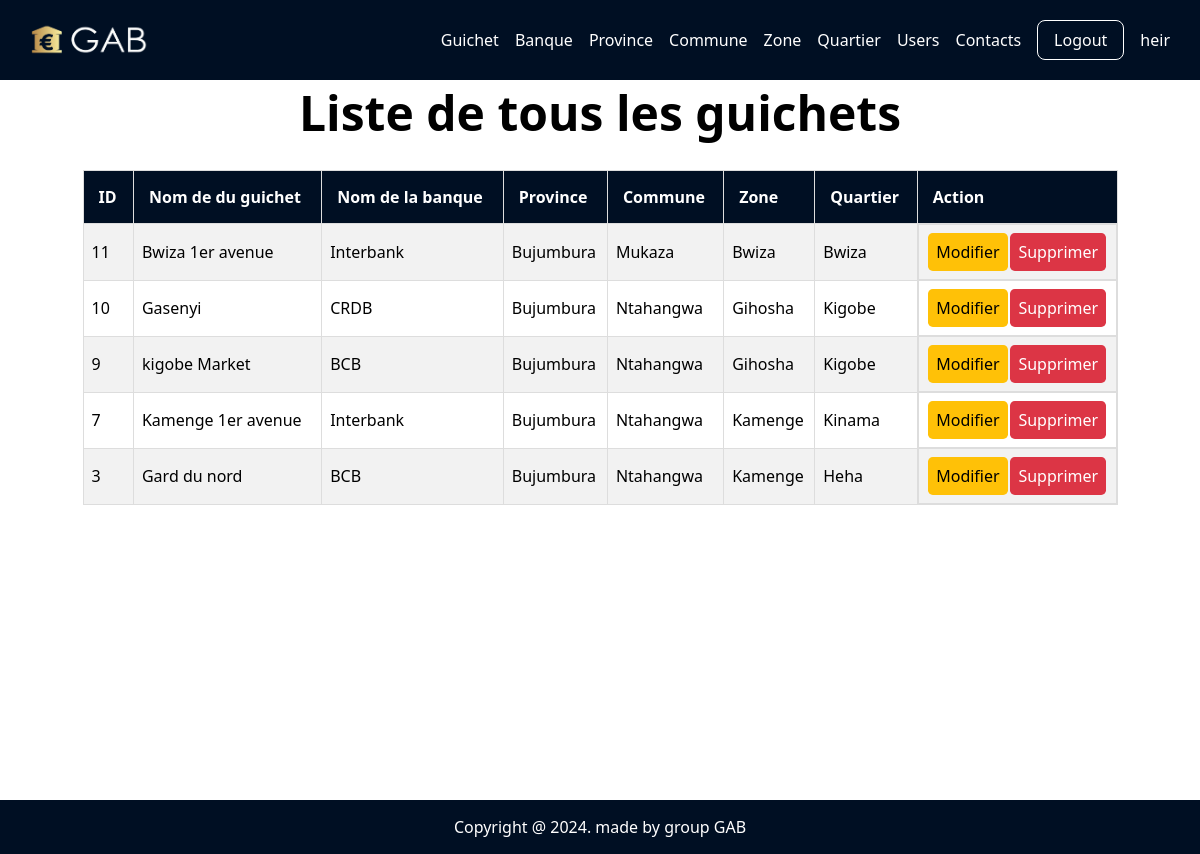
/a_guichet.php (signed in), run on the app's committed database.
### tables this page shows
CREATE TABLE `guichet` (
  `id_guichet` int(11) NOT NULL,
  `nom_guichet` varchar(100) NOT NULL,
  `id_banque` int(11) DEFAULT NULL,
  `id_quartier` int(11) DEFAULT NULL
);

CREATE TABLE `banque` (
  `id_banque` int(11) NOT NULL,
  `nom_banque` varchar(50) NOT NULL,
  `date_creation` timestamp NOT NULL DEFAULT current_timestamp() ON UPDATE current_timestamp()
);

CREATE TABLE `province` (
  `id_province` int(11) NOT NULL,
  `nom_province` varchar(50) NOT NULL,
  `id_guichet` int(11) DEFAULT NULL
);

CREATE TABLE `commune` (
  `id_commune` int(11) NOT NULL,
  `nom_commune` varchar(100) NOT NULL,
  `id_province` int(11) DEFAULT NULL
);

CREATE TABLE `zone` (
  `id_zone` int(11) NOT NULL,
  `nom_zone` varchar(50) NOT NULL,
  `id_commune` int(11) DEFAULT NULL
);

CREATE TABLE `quartier` (
  `id_quartier` int(11) NOT NULL,
  `nom_quartier` varchar(50) NOT NULL,
  `id_zone` int(11) DEFAULT NULL
);

### a_guichet.php (the view, shortened to what this page needs)
<?php
    include "header.php";
    include "config.php";
$sql = "
    SELECT
        gc.id_guichet,
        gc.nom_guichet,
        bq.nom_banque,
        pr.nom_province,
        cm.nom_commune,
        zn.nom_zone,
        qt.nom_quartier
    FROM
        guichet AS gc
    JOIN
        banque AS bq ON gc.id_banque = bq.id_banque
    JOIN
        quartier AS qt ON gc.id_quartier = qt.id_quartier
    JOIN
        zone AS zn ON qt.id_zone = zn.id_zone
    JOIN
        commune AS cm ON zn.id_commune = cm.id_commune
    JOIN
        province AS pr ON cm.id_province = pr.id_province
    ORDER BY
        gc.id_guichet DESC;
";
$statement = $bd->query($sql);
$guichets = $statement->fetchAll(PDO::FETCH_ASSOC);
?>
<section>
    <h1 class="titre">Liste de tous les guichets</h1>
    <div class="cont">
        <?php if ($statement): ?>
            <table style="width: 90%;">
                <tr>
                    <th>ID</th>
                    <th>Nom de du guichet</th>
                    <th>Nom de la banque</th>
                    <th>Province</th>
                    <th>Commune</th>
                    <th>Zone</th>
                    <th>Quartier</th>
                    <th>Action</th>
                </tr>
                <?php foreach ($guichets as $guichet): ?>
                    <tr>
                        <td><?= htmlspecialchars($guichet['id_guichet']) ?></td>
                        <td><?= htmlspecialchars($guichet['nom_guichet']) ?></td>
                        <td><?= htmlspecialchars($guichet['nom_banque']) ?></td>
                        <td><?= htmlspecialchars($guichet['nom_province']) ?></td>
                        <td><?= htmlspecialchars($guichet['nom_commune']) ?></td>
                        <td><?= htmlspecialchars($guichet['nom_zone']) ?></td>
                        <td><?= htmlspecialchars($guichet['nom_quartier']) ?></td>
                        <td class="ds">
                            <a href="up_guichet.php?id_guichet=<?= $guichet["id_guichet"]; ?>" class="bts warning">Modifier</a>
                            <a href="a_guichet.php?delete=<?= $guichet["id_guichet"]; ?>" class="bts danger">Supprimer</a>
                        </td>
                    </tr>
                <?php endforeach; ?>
            </table>
        <?php endif; ?>
    </div>
</section>
<?php include "footer.php"; ?>

### header.php (shortened to what this page needs)
<!DOCTYPE html>
<html lang="en">
<head>
    <link rel="stylesheet" type="text/css" href="assets/css/index.css?v=1.0">
</head>
<body>
    <header>
        <div class="container">
            <nav>
                <div class="logo">
                    <a href="index.php" style="color: #fff;"><h1>
                        <img src="assets/images/gab.png" alt="logo" style="width: 30%;">
                    </h1></a>
                </div>
                <ul>
                    <?php if (isset($_SESSION['id_user'])): ?>
                        <li>
                            <a href="guichet.php">Guichet</a>
                        </li>
                        <li>
                            <a href="banque.php">Banque</a>
                        </li>
                        <li>
                            <a href="province.php">Province</a>
                        </li>
                        <li>
                            <a href="commune.php">Commune</a>
                        </li>
                        <li>
                            <a href="zone.php">Zone</a>
                        </li>
                        <li>
                            <a href="quartier.php">Quartier</a>
                        </li>
                        <li>
                            <a href="users.php">Users</a>
                        </li>
                    <?php endif; ?>
                    <li>
                        <a href="contacts.php">Contacts</a>
                    </li>
                    <?php if (isset($_SESSION['id_user'])): ?>
                    <li>
                        <a href="logout.php" class="dec">Logout</a>
                    </li>
                    <li>
                    <a href="#"><?= htmlspecialchars($_SESSION['username']) ?></a>
                    </li>
                    <?php else: ?>
                        <li>
                            <a href="login.php" class="dec">Login</a>
                        </li>
                    <?php endif; ?>
                </ul>
            </nav>
        </div>
    </header>

### footer.php
<footer>
    <div>
        <p>Copyright @ 2024. made by group GAB</p>
    </div>
</footer>
</body>
</html>

### assets/css/index.css (style rules this page uses)
*, *::after, *::before { padding: 0; margin: 0; box-sizing: border-box; }
header ul { list-style: none; }
body { font-family: system-ui, -apple-system, BlinkMacSystemFont, "Segoe UI", Roboto, Oxygen, Ubuntu, Cantarell, "Open Sans", "Helvetica Neue", sans-serif; width: 100%; position: relative; }
.container { width: 100%; max-width: 95%; margin: 0 auto; }
a { color: black; text-decoration: none; }
p { margin-top: 1rem; }
.titre { font-size: 3rem; text-align: center; }
img { max-width: 100%; }
table, td, th { border: 1px solid #ddd; text-align: left; }
table { border-collapse: collapse; width: 100%; }
th, td { padding: 15px; }
tr:nth-child(even) { background-color: #f2f2f2; }
header { background-color: #000f23; }
header nav { height: 5rem; display: flex; justify-content: space-between; align-items: center; }
header ul { display: flex; justify-content: space-evenly; }
header ul li { margin-left: 1rem; }
header ul li a { font-size: 1rem; font-weight: 400; color: #fff; }
header .logo { color: #fff; }
p { text-align: justify; }
.cont { display: flex; justify-content: center; align-items: center; padding: 25px; }
footer { position: absolute; width: 100%; bottom: 0; right: 50%; text-align: center; color: #fff; background-color: #000f23; transform: translate(50%, 100%); }
footer p { margin: 0; text-align: center; padding: 1rem; }

### header.php (style rules this page uses)
th { background: #000f23; color: #fff; }
body { min-height: 93vh; }
.ds { display: flex; justify-content: space-around; }
.bts { padding: .5rem; background-color: #ff0000; border-radius: .3rem; }
.danger { background-color: #dc3545; color: #fff; }
.warning { background-color: #ffc107; color: #000; }
.dec { border: 1px solid #fff; padding: .5rem 1rem; border-radius: .5rem; transition: .3s; }

### a_guichet.php (style rules this page uses)
td { padding: .5rem; }

### data on the page
guichet: id_guichet "11", nom_guichet "Bwiza 1er avenue", id_banque.nom_banque "Interbank", province.nom_province "Bujumbura", commune.nom_commune "Mukaza", zone.nom_zone "Bwiza", id_quartier.nom_quartier "Bwiza"
guichet: id_guichet "10", nom_guichet "Gasenyi", id_banque.nom_banque "CRDB", province.nom_province "Bujumbura", commune.nom_commune "Ntahangwa", zone.nom_zone "Gihosha", id_quartier.nom_quartier "Kigobe"
guichet: id_guichet "9", nom_guichet "kigobe Market", id_banque.nom_banque "BCB", province.nom_province "Bujumbura", commune.nom_commune "Ntahangwa", zone.nom_zone "Gihosha", id_quartier.nom_quartier "Kigobe"
guichet: id_guichet "7", nom_guichet "Kamenge 1er avenue", id_banque.nom_banque "Interbank", province.nom_province "Bujumbura", commune.nom_commune "Ntahangwa", zone.nom_zone "Kamenge", id_quartier.nom_quartier "Kinama"
guichet: id_guichet "3", nom_guichet "Gard du nord", id_banque.nom_banque "BCB", province.nom_province "Bujumbura", commune.nom_commune "Ntahangwa", zone.nom_zone "Kamenge", id_quartier.nom_quartier "Heha"

### other printed values
$_SESSION['username'] "heir"
